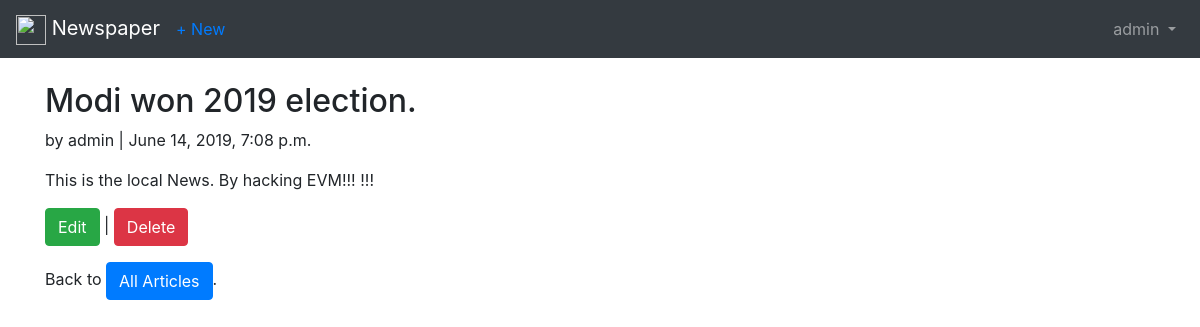
Page /articles/2/ (signed in) on the committed database.
### user/models.py (models this page shows)
class CustomUser(AbstractUser):
    age = models.PositiveIntegerField(blank = True, null = True)

### articles/models.py (models this page shows, shortened)
class Article(models.Model):
    title = models.CharField(max_length = 255)
    body = models.TextField()
    date = models.DateTimeField(auto_now_add = True)
    author = models.ForeignKey(
        get_user_model(),
        on_delete = models.CASCADE,
    )

### articles/views.py (the view)
# urls.py: path('<int:pk>/', ArticleDetailView.as_view(), name = 'article_detail'),
class ArticleDetailView(LoginRequiredMixin, DetailView):
    model = Article
    template_name = 'article_detail.html'
    login_url = 'login'

### templates/article_detail.html
{% extends 'base.html' %}
{% block content %}
<div class="article-entry">
    <h2>{{ object.title }}</h2>
    <p>by {{ object.author }} | {{ object.date }}</p>
    <p>{{ object.body }}</p>
</div>
<p>
    <a href="{% url 'article_edit'  article.pk %}" class="btn btn-success">Edit</a> |
    <a href="{% url 'article_delete' article.pk %}" class="btn btn-danger">Delete</a>
</p>
<p>Back to <a href="{% url 'article_list' %}" class="btn btn-primary">All Articles</a>.</p>
{% endblock content %}

### templates/base.html (shortened to what this page needs)
{% load static %}
<!DOCTYPE html>
<html lang="en">
<head>
    <link rel="stylesheet" href="https://stackpath.bootstrapcdn.com/bootstrap/4.3.1/css/bootstrap.min.css">
</head>
<body>
    <nav class="navbar navbar-expand-md navbar-dark bg-dark mb-4">
        <a class="navbar-brand" href="{% url 'home' %}">
            <img src="https://upload.wikimedia.org/wikipedia/commons/c/cf/MSN_News_icon.png" width="30" height="30"
                alt="">
            Newspaper
        </a>
        {% if user.is_authenticated %}
        <ul class="navbar-nav mr-auto">
            <li class="nav-item"><a href="{% url 'article_new' %}">+ New</a></li>
        </ul>
        {% endif %}
        <div class="collapse navbar-collapse" id="navbarCollapse">
            {% if user.is_authenticated %}
            <ul class="navbar-nav ml-auto">
                <li class="nav-item">
                    <a class="nav-link dropdown-toggle" href="#" id="userMenu" data-toggle="dropdown"
                        aria-haspopup="true" aria-expanded="false">
                        {{ user.username }}
                    </a>
                </li>
            </ul>
            {% endif %}
        </div>
    </nav>
    <div class="container">
        {% block content %}
        {% endblock content %}
    </div>
</body>
</html>

### rows in the picture
CustomUser: username "admin"
Article: title "Modi won 2019 election.", author "admin", date "June 14, 2019, 7:08 p.m.", body "This is the local News. By hacking EVM!!! !!!"
